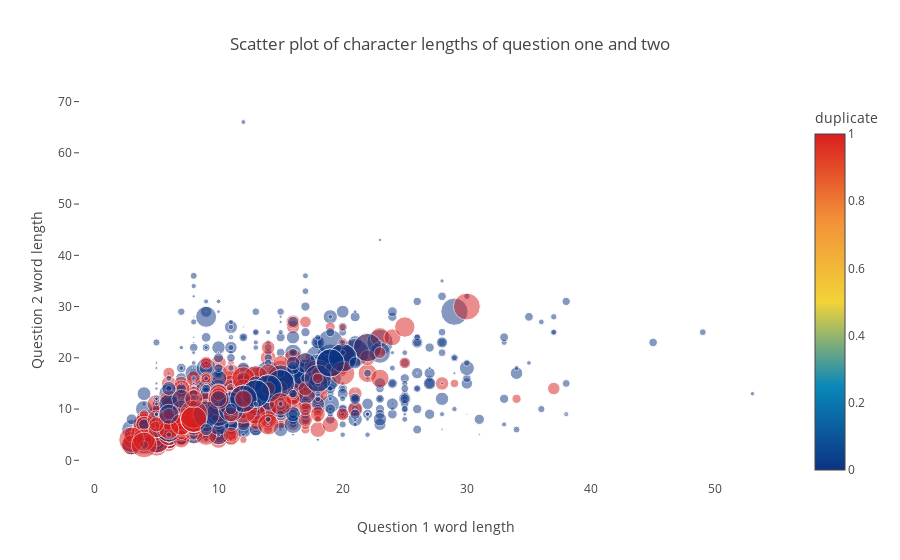

This figure's notebook cell:
### Code cell
df_subsampled = df[0:2000]

trace = go.Scatter(
    y = df_subsampled['q1_n_words'].values,
    x = df_subsampled['q2_n_words'].values,
    mode='markers',
    marker=dict(
        size= df_subsampled['word_share'].values * 60,
        color = df_subsampled['is_duplicate'].values,
        colorscale='Portland',
        showscale=True,
        opacity=0.5,
        colorbar = dict(title = 'duplicate')
    ),
    text = np.round(df_subsampled['word_share'].values, decimals=2)
)
data = [trace]

layout= go.Layout(
    autosize= True,
    title= 'Scatter plot of character lengths of question one and two',
    hovermode= 'closest',
        xaxis=dict(
        title= 'Question 1 word length',
        showgrid=False,
        zeroline=False,
        showline=False
    ),
    yaxis=dict(
        title= 'Question 2 word length',
        ticklen= 5,
        gridwidth= 2,
        showgrid=False,
        zeroline=False,
        showline=False,
    ),
    showlegend= False
)
fig = go.Figure(data=data, layout=layout)
py.iplot(fig,filename='scatterWords')

### Figure 1 — Plotly figure (JSON) as saved in the notebook; plotly's stock layout.template omitted (floating-point values rounded to 4 significant figures; data arrays with more than 128 entries replaced by an {"elided": "..."} marker saying what was removed)
{"data": [{"marker": {"color": {"elided": "2000 int values"}, "colorbar": {"title": "duplicate"}, "colorscale": "Portland", "opacity": 0.5, "showscale": true, "size": {"elided": "2000 float values"}}, "mode": "markers", "text": {"elided": "2000 float values"}, "type": "scatter", "x": {"elided": "2000 int values"}, "y": {"elided": "2000 int values"}}], "layout": {"autosize": true, "hovermode": "closest", "showlegend": false, "title": "Scatter plot of character lengths of question one and two", "xaxis": {"showgrid": false, "showline": false, "title": "Question 1 word length", "zeroline": false}, "yaxis": {"gridwidth": 2, "showgrid": false, "showline": false, "ticklen": 5, "title": "Question 2 word length", "zeroline": false}}}
